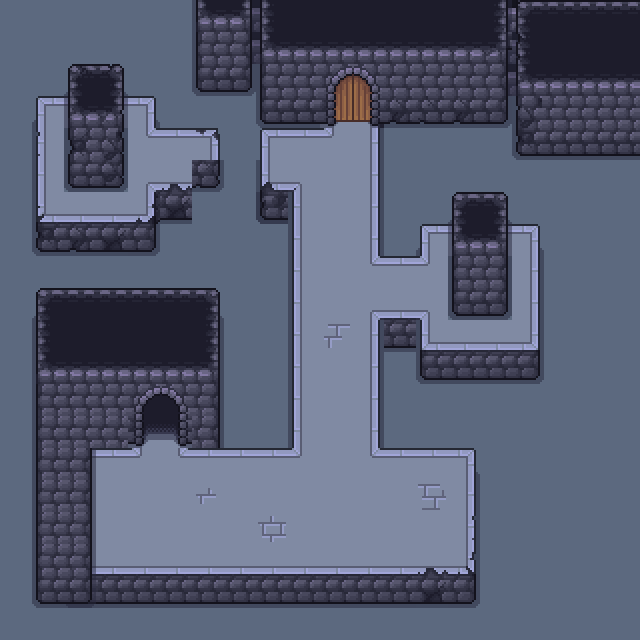

Rendered tile map (Tiled .tmx) drawn with the repository's tilesets; below, a short description and the full map source, tile grids included:
An orthogonal 20x20 tile map with 32x32 px tiles, 3 tile layers (Background, Ground, Walls), 1 hidden layer not drawn, 3 tilesets and 4 objects.

<map version="1.10" tiledversion="1.11.2" orientation="orthogonal" renderorder="right-down" width="20" height="20" tilewidth="32" tileheight="32" infinite="0" nextlayerid="7" nextobjectid="14">
 <tileset firstgid="1" source="32x32_floor_walls.tsx" />
 <tileset firstgid="300" source="output1_32x32.tsx" />
 <tileset firstgid="420" source="output2_32x32.tsx" />
 <layer id="4" name="Background" width="20" height="20">
  <data encoding="csv">
132,132,132,132,132,132,132,208,207,0,0,0,0,0,0,208,207,0,0,0,
132,132,132,132,132,132,132,208,207,0,0,0,0,0,0,208,207,0,0,0,
132,132,132,132,132,132,132,132,132,0,0,0,0,0,0,208,207,0,0,0,
132,132,132,132,132,132,132,132,132,132,80,81,132,132,132,132,132,0,0,0,
132,132,132,132,132,132,132,132,132,132,132,132,132,132,132,132,132,132,132,132,
132,132,132,132,132,132,132,132,132,132,132,132,132,132,132,132,132,132,132,132,
132,132,132,132,132,132,132,132,132,132,132,132,132,132,132,132,132,132,132,132,
132,132,132,132,132,132,132,132,132,132,132,132,132,132,132,132,132,132,132,132,
132,132,132,132,132,132,132,132,132,132,132,132,132,132,132,132,132,132,132,132,
132,132,132,132,132,132,132,132,132,132,132,132,132,132,132,132,132,132,132,132,
132,132,132,132,132,132,132,132,132,132,132,132,132,132,132,132,132,132,132,132,
132,132,132,132,132,132,132,132,132,132,132,132,132,132,132,132,132,132,132,132,
132,132,132,132,132,132,132,132,132,132,132,132,132,132,132,132,132,132,132,132,
132,132,132,132,80,80,132,132,132,132,132,132,132,132,132,132,132,132,132,132,
132,132,132,132,132,132,132,132,132,132,132,132,132,132,132,132,132,132,132,132,
132,132,132,132,132,132,132,132,132,132,132,132,132,132,132,132,132,132,132,132,
132,132,132,132,132,132,132,132,132,132,132,132,132,132,132,132,132,132,132,132,
132,132,132,132,132,132,132,132,132,132,132,132,132,132,132,132,132,132,132,132,
132,132,132,132,132,132,132,132,132,132,132,132,132,132,132,132,132,132,132,132,
132,132,132,132,132,132,132,132,132,132,132,132,132,132,132,132,132,132,132,132
</data>
 </layer>
 <layer id="1" name="Ground" width="20" height="20">
  <data encoding="csv">
0,0,0,0,0,0,0,0,0,0,0,0,0,0,0,0,0,0,0,0,
0,0,0,0,0,0,0,0,0,0,0,0,0,0,0,0,0,0,0,0,
0,0,0,0,0,0,0,0,0,0,0,0,0,0,0,0,0,0,0,0,
0,66,67,67,68,0,0,0,0,0,0,0,0,0,0,0,0,0,0,0,
0,308,0,0,95,96,330,0,108,67,97,81,0,0,0,0,0,0,0,0,
0,79,0,0,69,304,467,0,340,361,80,81,0,0,0,0,0,0,0,0,
0,342,93,93,353,424,0,0,105,79,80,81,0,0,0,0,0,0,0,0,
0,460,425,424,107,0,0,0,0,79,80,81,0,66,67,67,68,0,0,0,
0,0,0,0,0,0,0,0,0,79,80,95,96,97,0,0,81,0,0,0,
0,0,0,0,0,0,0,0,0,79,80,69,70,71,0,0,81,0,0,0,
0,0,0,0,0,0,0,0,0,79,298,81,83,92,93,93,94,0,0,0,
0,0,0,0,0,0,0,0,0,79,80,81,0,105,106,106,107,0,0,0,
0,0,0,0,0,0,0,0,0,79,80,81,0,0,0,0,0,0,0,0,
0,0,0,0,0,0,0,0,0,79,80,81,0,0,0,0,0,0,0,0,
0,0,66,67,97,95,67,67,67,97,80,95,67,67,68,0,0,0,0,0,
0,0,79,80,80,80,299,80,80,80,80,80,80,286,81,0,0,0,0,0,
0,0,79,80,80,80,80,80,285,80,80,80,80,80,315,0,0,0,0,0,
0,0,92,70,70,70,70,70,70,70,70,70,70,304,344,0,0,0,0,0,
0,0,105,106,106,106,106,106,106,106,106,106,106,424,107,0,0,0,0,0,
0,0,0,0,0,0,0,0,0,0,0,0,0,0,0,0,0,0,0,0
</data>
 </layer>
 <layer id="5" name="Walls" width="20" height="20">
  <data encoding="csv">
0,0,0,0,0,0,27,29,14,15,15,15,15,15,15,16,1,2,2,2,
0,0,0,0,0,0,40,42,27,28,28,28,28,28,28,649,436,15,15,15,
0,0,428,435,0,0,53,55,40,41,281,282,41,41,41,42,27,28,28,28,
0,0,27,449,0,0,0,0,53,54,294,295,425,427,425,55,453,41,41,41,
0,0,452,457,0,0,0,0,0,0,0,0,0,0,0,0,460,54,54,54,
0,0,53,465,0,0,0,0,0,0,0,0,0,0,0,0,0,0,0,0,
0,0,0,0,0,0,0,0,462,0,0,0,0,0,1,3,0,0,0,0,
0,0,0,0,0,0,0,0,0,0,0,0,0,0,27,29,0,0,0,0,
0,0,0,0,0,0,0,0,0,0,0,0,0,0,40,36,0,0,0,0,
0,1,2,2,2,2,3,0,0,0,0,0,0,0,53,55,0,0,0,0,
0,14,15,15,15,15,16,0,0,0,0,0,0,0,0,0,0,0,0,0,
0,27,28,28,28,28,29,0,0,0,0,0,0,0,0,0,0,0,0,0,
0,40,41,41,277,278,42,0,0,0,0,0,0,0,0,0,0,0,0,0,
0,40,41,41,290,291,42,0,0,0,0,0,0,0,0,0,0,0,0,0,
0,40,42,0,0,0,0,0,0,0,0,0,0,0,0,0,0,0,0,0,
0,40,42,0,0,0,0,0,0,0,0,0,0,0,0,0,0,0,0,0,
0,40,42,0,0,0,0,0,0,0,0,0,0,0,0,0,0,0,0,0,
0,40,42,0,0,0,0,0,0,0,0,0,0,0,0,0,0,0,0,0,
0,53,55,0,0,0,0,0,0,0,0,0,0,0,0,0,0,0,0,0,
0,0,0,0,0,0,0,0,0,0,0,0,0,0,0,0,0,0,0,0
</data>
 </layer>
 <layer id="2" name="Collision" width="20" height="20" visible="0">
  <data encoding="csv">
56,56,56,56,56,56,56,56,56,56,56,56,56,56,56,56,56,56,56,56,
56,56,56,56,56,56,56,56,56,56,56,56,56,56,56,56,56,56,56,56,
56,56,56,56,56,56,56,56,56,56,56,56,56,56,56,56,56,56,56,56,
56,56,56,56,56,56,56,56,56,56,0,0,56,56,56,56,56,56,56,56,
56,56,56,56,56,56,56,56,56,0,0,0,56,56,56,56,56,56,56,56,
56,56,56,56,56,56,56,56,0,0,0,0,56,56,56,56,56,56,56,56,
56,56,56,56,56,56,56,56,56,0,0,0,56,56,56,56,56,56,56,56,
56,56,56,56,56,56,56,56,56,0,0,0,56,0,0,0,0,56,56,56,
56,56,56,56,56,56,56,56,56,0,0,0,0,0,56,56,0,56,56,56,
56,56,56,56,56,56,56,56,56,0,0,0,0,0,56,56,0,56,56,56,
56,56,56,56,56,56,56,56,56,0,0,0,56,0,0,0,0,56,56,56,
56,56,56,56,56,56,56,56,56,0,0,0,56,56,56,56,56,56,56,56,
56,56,56,56,56,56,56,56,56,0,0,0,56,56,56,56,56,56,56,56,
56,56,56,56,0,0,56,56,56,0,0,0,56,56,56,56,56,56,56,56,
56,56,56,0,0,0,0,0,0,0,0,0,0,0,0,56,56,56,56,56,
56,56,56,0,0,0,0,0,0,0,0,0,0,0,0,56,56,56,56,56,
56,56,56,0,0,0,0,0,0,0,0,0,0,0,0,56,56,56,56,56,
56,56,56,0,0,0,0,0,0,0,0,0,0,0,0,56,56,56,56,56,
56,56,56,56,56,56,56,56,56,56,56,56,56,56,56,56,56,56,56,56,
56,56,56,56,56,56,56,56,56,56,56,56,56,56,56,56,56,56,56,56
</data>
 </layer>
 <objectgroup id="3" name="Triggers">
  <object id="6" x="320" y="64" width="64" height="64">
   <properties>
    <property name="obj_name" value="win_trigger" />
    <property name="obj_type" value="victory" />
   </properties>
  </object>
  <object id="7" x="128" y="480">
   <properties>
    <property name="obj_name" value="spawn" />
    <property name="obj_type" value="spawn_point" />
   </properties>
   <point />
  </object>
  <object id="9" x="320" y="160">
   <properties>
    <property name="obj_name" value="wolf" />
    <property name="obj_type" value="spawn_wolf" />
   </properties>
   <point />
  </object>
  <object id="13" x="128" y="128">
   <properties>
    <property name="obj_name" value="wolf" />
    <property name="obj_type" value="spawn_wolf" />
   </properties>
   <point />
  </object>
 </objectgroup>
</map>